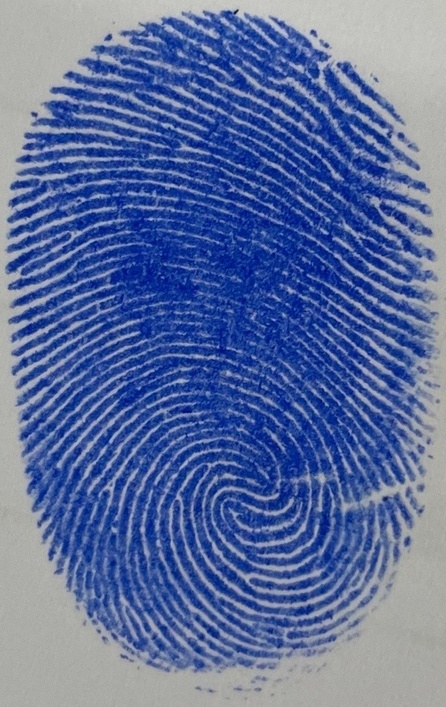
%> input picture newClass/Kookkik.jpg, 446 x 707 px, shrunk from 723 x 1146 before the run
$ octave scanOpen.m   (GNU Octave 9; MATLAB toolbox functions it lacks are replaced by stand-ins)
%> lines starting %> are read from the running program, lines starting %| are printed output that depends on the picture
%> the answer given: 3
### newClass/detect_fingerprint_edges.m
function detect_fingerprint_edges(image_path)
%> called with image_path = 'Kookkik.jpg'
% อ่านรูปภาพลายนิ้วมือ
fingerprint = imread(image_path);
%> fingerprint is the input picture: size 707x446x3 uint8; mean R, G, B 90.6, 109.4, 158.4

% แปลงรูปภาพเป็นระดับสีเทาหากยังไม่ได้ทำ
if size(fingerprint, 3) == 3
    fingerprint_gray = rgb2gray(fingerprint);
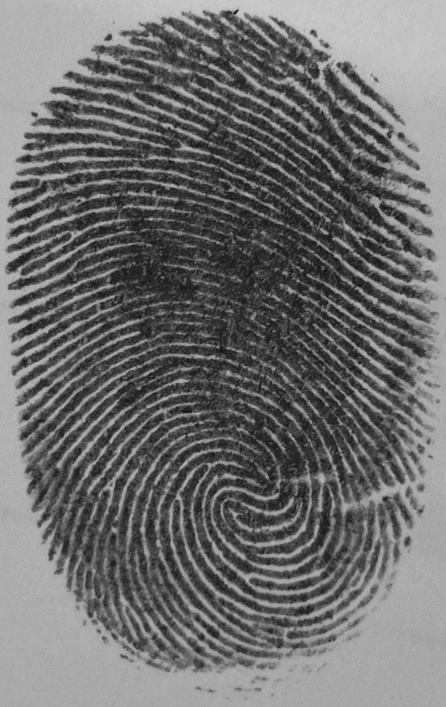
%> fingerprint_gray: size 707x446 uint8; min 16, max 208, mean 109.3
else
    fingerprint_gray = fingerprint;
end

% ตรวจจับขอบโดยใช้ตัวตรวจจับขอบแบบ Canny
edges = edge(fingerprint_gray, 'Canny');
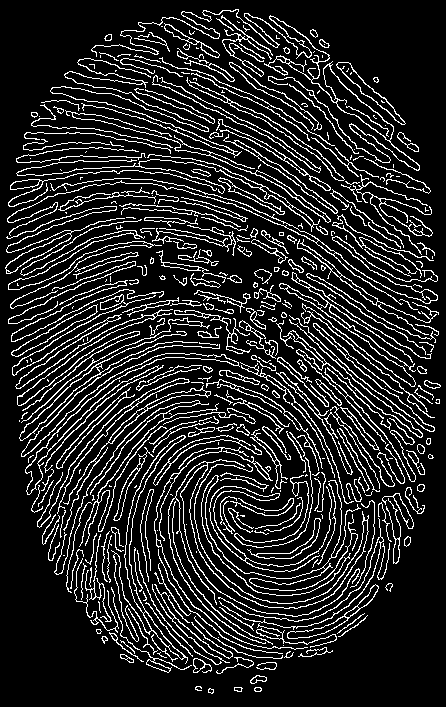
%> edges: size 707x446 logical; 15% white in thin lines or dots

% นับจำนวนขอบ
num_edges = nnz(edges);
%> num_edges = 47341

% ตรวจสอบช่วงขอบที่ต้องการ
if num_edges >= 24000 && num_edges <= 25000
    disp('Aom');
elseif num_edges >= 2600 && num_edges <= 27000
    disp('Chard');
elseif num_edges >= 120000 && num_edges <= 130000
    disp('Few');
elseif num_edges >= 87000 && num_edges <= 89000
    disp('Kookkik');
elseif num_edges >= 86000 && num_edges <= 86999
    disp('Pear');
elseif num_edges >= 110000 && num_edges <= 119999
    disp('View');
else
    disp("I don't know");
end

% แสดงภาพเดิมและขอบที่ตรวจจับได้
figure;
subplot(1, 2, 1);
imshow(fingerprint_gray);
title('รูปภาพลายนิ้วมือเดิม');
subplot(1, 2, 2);
imshow(edges);
title('ขอบที่ตรวจจับได้');

% แสดงจำนวนขอบ
disp(['จำนวนขอบที่ตรวจจับได้: ', num2str(num_edges)]);
%| จำนวนขอบที่ตรวจจับได้: 47341
end

### newClass/scanOpen.m
prompt = 'Number of Finter : ';
x = input(prompt)
if isempty(x)
    txt = 'Nodata';
end
if x == 1
    detect_fingerprint_edges('Chard.jpg');
end
if x == 2
    detect_fingerprint_edges('Few.jpg');
end
if x == 3
    detect_fingerprint_edges('Kookkik.jpg');
end
if x == 4
    detect_fingerprint_edges('Pear.jpg');
end
if x == 5
    detect_fingerprint_edges('View.jpg');
end
if x == 6
    detect_fingerprint_edges('Aom.jpg');
end

%detect_fingerprint_edges('x');
